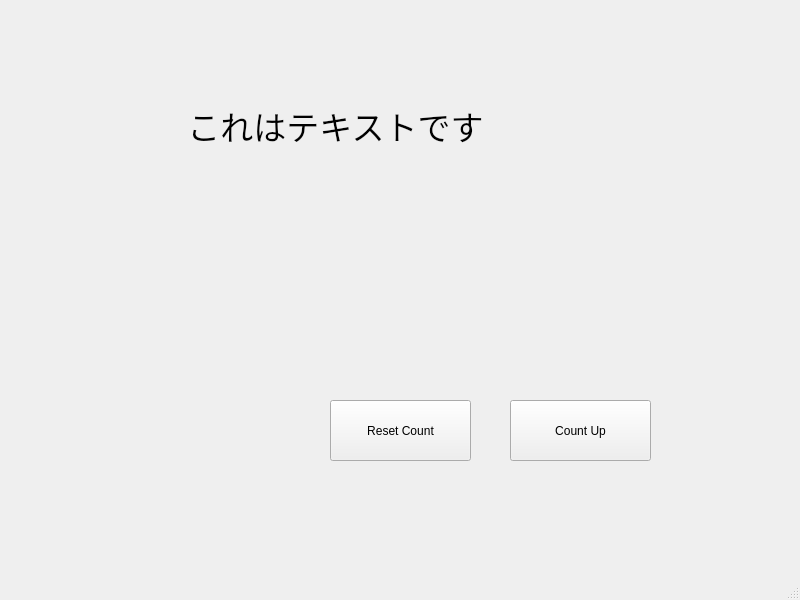
<?xml version="1.0" encoding="UTF-8"?>
<ui version="4.0">
 <class>MainWindow</class>
 <widget class="QMainWindow" name="MainWindow">
  <property name="geometry">
   <rect>
    <x>0</x>
    <y>0</y>
    <width>800</width>
    <height>600</height>
   </rect>
  </property>
  <property name="windowTitle">
   <string>MainWindow</string>
  </property>
  <widget class="QWidget" name="centralwidget">
   <widget class="QPushButton" name="CountUp">
    <property name="geometry">
     <rect>
      <x>510</x>
      <y>400</y>
      <width>141</width>
      <height>61</height>
     </rect>
    </property>
    <property name="text">
     <string>Count Up</string>
    </property>
   </widget>
   <widget class="QLabel" name="MyLabel">
    <property name="geometry">
     <rect>
      <x>110</x>
      <y>60</y>
      <width>451</width>
      <height>131</height>
     </rect>
    </property>
    <property name="font">
     <font>
      <pointsize>25</pointsize>
     </font>
    </property>
    <property name="text">
     <string>これはテキストです</string>
    </property>
    <property name="alignment">
     <set>Qt::AlignmentFlag::AlignCenter</set>
    </property>
   </widget>
   <widget class="QPushButton" name="ResetCount">
    <property name="geometry">
     <rect>
      <x>330</x>
      <y>400</y>
      <width>141</width>
      <height>61</height>
     </rect>
    </property>
    <property name="text">
     <string>Reset Count</string>
    </property>
   </widget>
  </widget>
  <widget class="QMenuBar" name="menubar">
   <property name="geometry">
    <rect>
     <x>0</x>
     <y>0</y>
     <width>800</width>
     <height>36</height>
    </rect>
   </property>
  </widget>
  <widget class="QStatusBar" name="statusbar"/>
 </widget>
 <resources/>
 <connections/>
</ui>
